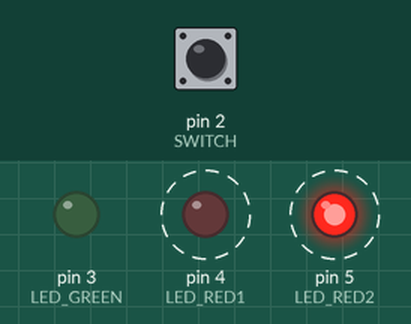
Simulated run of this sketch. Board: Arduino Uno, built with avr-gcc and run on an emulated ATmega328P. On the bench: output pins drawn as LEDs (lit = HIGH). Dashed ring = blinking. The inputs (shaded band) are chosen by the test bench; at power-on: pin 2 (SWITCH) HIGH.

Above: at 1.3 s.
1.4 s: pin 2 (SWITCH) pulled LOW for 3.2 s
At 2.3 s:
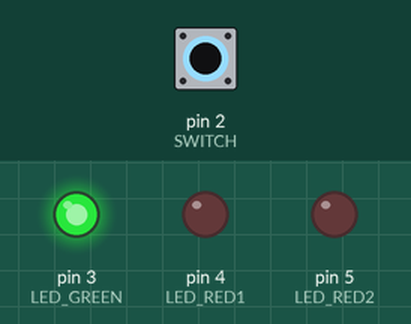
At 4.72 s:
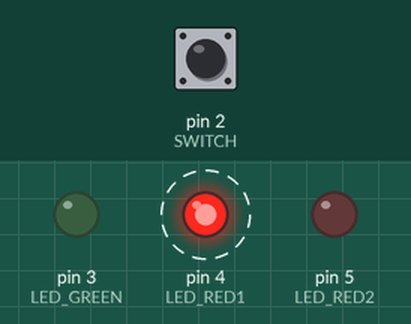
Timing chart, 0 to 12.1 s (numbered marks = the images above; inputs shaded):
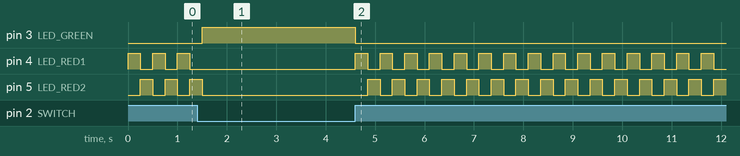

Measured:
- after the input at 1.4 s, pin 3 (LED_GREEN): LOW → HIGH after 0.10 s, → LOW 3.1 s later
- by itself, pin 5 (LED_RED2): repeats every 0.50 s: HIGH 0.25 s, LOW 0.25 s

The sketch:

project02.ino
```cpp
/* pin definitions */
#define SWITCH 2
#define LED_GREEN 3
#define LED_RED1 4
#define LED_RED2 5

// next red to enable and disable
int next_red_on = LED_RED1;
int next_red_off = LED_RED2;

/* setup */
void setup() {
	pinMode(LED_GREEN, OUTPUT);
	pinMode(LED_RED1, OUTPUT);
	pinMode(LED_RED2, OUTPUT);
	pinMode(SWITCH, INPUT);
}

/* main loop */
void loop() {
	/* currently active red */
	int current_red_on = next_red_on;

	if (digitalRead(SWITCH) == LOW) {
		/* enable green, disable others */
		digitalWrite(LED_GREEN, HIGH);
		digitalWrite(LED_RED1, LOW);
		digitalWrite(LED_RED2, LOW);

		/* reset red blinking rotation */
		next_red_on = LED_RED1;
		next_red_off = LED_RED2;
	} else {
		/* disable green */
		digitalWrite(LED_GREEN, LOW);

		/* rotate blinking reds */
		digitalWrite(next_red_on, HIGH);
		digitalWrite(next_red_off, LOW);
		next_red_on = next_red_off;
		next_red_off = current_red_on;
		delay(250);
	}
}
```
